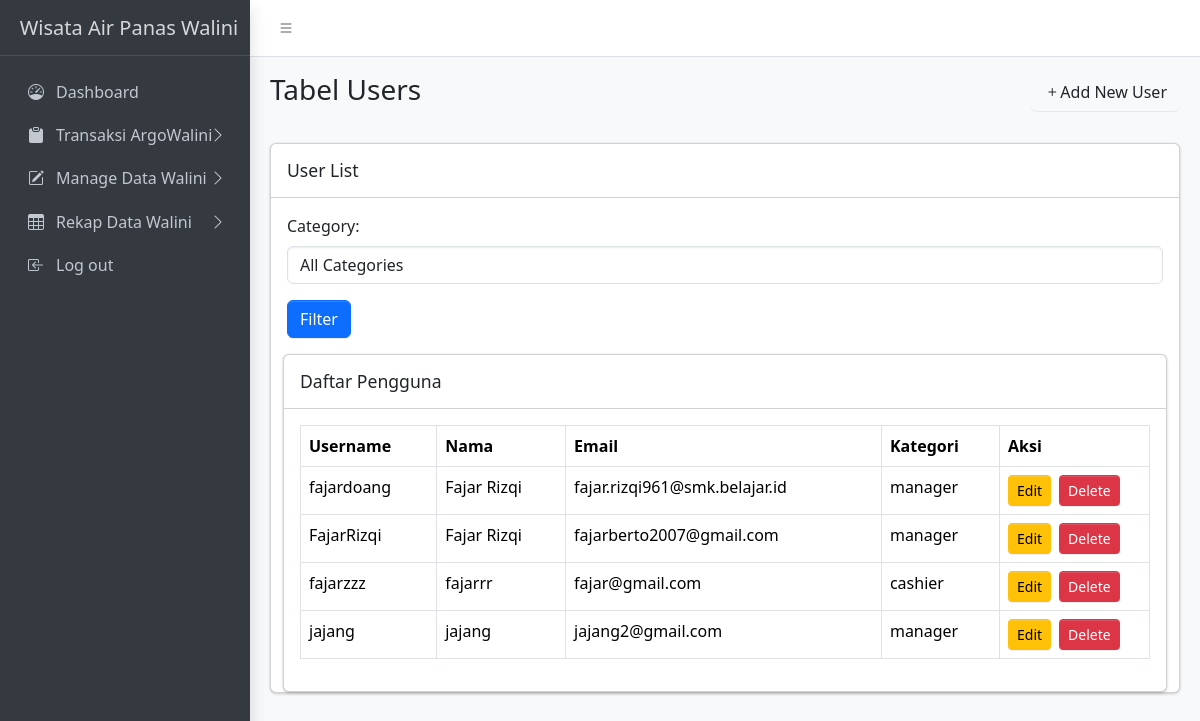
Screenshot of /admin/user.php with the database file from the repository.
### tables this page shows
CREATE TABLE `users` (
  `id` int(11) NOT NULL,
  `name` varchar(100) NOT NULL,
  `username` varchar(50) NOT NULL,
  `email` varchar(100) NOT NULL,
  `kategori_user` enum('cashier','manager','administrator','officer','monitoring') NOT NULL,
  `password` varchar(255) NOT NULL,
  `created_at` timestamp NOT NULL DEFAULT current_timestamp()
);

### admin/user.php (the view, shortened to what this page needs)
<?php
require '../includes/db_connect.php';
$kategori = isset($_GET['kategori']) ? $_GET['kategori'] : '';
if ($kategori && $kategori !== '') {
    $sql = "SELECT name, username, email, kategori_user FROM users WHERE kategori_user = ?";
    $stmt = $conn->prepare($sql);
    $stmt->bind_param("s", $kategori);
    $stmt->execute();
    $result = $stmt->get_result();
} else {
    $sql = "SELECT name, username, email, kategori_user FROM users";
    $result = $conn->query($sql);
}
?>
<!DOCTYPE html>
<html lang="en">
<head>
    <link rel="stylesheet" href="https://cdn.jsdelivr.net/npm/@fontsource/source-sans-3@5.0.12/index.css">
    <link rel="stylesheet" href="https://cdn.jsdelivr.net/npm/overlayscrollbars@2.3.0/styles/overlayscrollbars.min.css">
    <link rel="stylesheet" href="https://cdn.jsdelivr.net/npm/bootstrap-icons@1.11.0/font/bootstrap-icons.min.css">
    <link rel="stylesheet" href="../assets/css/adminlte.css">
    <link rel="stylesheet" href="https://cdn.jsdelivr.net/npm/apexcharts@3.37.1/dist/apexcharts.css">
    <link rel="stylesheet" href="https://cdn.jsdelivr.net/npm/jsvectormap@1.5.3/dist/css/jsvectormap.min.css">
</head>
<body class="layout-fixed sidebar-expand-lg bg-body-tertiary">
    <div class="app-wrapper">
        <nav class="app-header navbar navbar-expand bg-body">
            <div class="container-fluid">
                <ul class="navbar-nav">
                    <li class="nav-item"> <a class="nav-link" data-lte-toggle="sidebar" href="#" role="button"> <i class="bi bi-list"></i> </a> </li>
                </ul>
            </div>
        </nav>
        <aside class="app-sidebar bg-body-secondary shadow" data-bs-theme="dark">
            <div class="sidebar-brand"> <a href="./index.html" class="brand-link"> <span class="brand-text fw-light">Wisata Air Panas Walini</span> </a> </div>
            <div class="sidebar-wrapper">
                <nav class="mt-2">
                    <ul class="nav sidebar-menu flex-column" data-lte-toggle="treeview" role="menu" data-accordion="false">
                        <li class="nav-item">
                            <a href="./index.html" class="nav-link" role="menuitem">
                                <i class="nav-icon bi bi-speedometer"></i>
                                <p>Dashboard</p>
                            </a>
                        </li>
                        <li class="nav-item">
                            <a href="#" class="nav-link" role="menuitem">
                                <i class="nav-icon bi bi-clipboard-fill"></i>
                                <p>Transaksi ArgoWalini
                                    <i class="nav-arrow bi bi-chevron-right"></i>
                                </p>
                            </a>
                        </li>
                        <li class="nav-item">
                            <a href="#" class="nav-link" role="menuitem">
                                <i class="nav-icon bi bi-pencil-square"></i>
                                <p>Manage Data Walini
                                </p>
                            </a>
                        </li>
                        <li class="nav-item">
                            <a href="#" class="nav-link" role="menuitem">
                                <i class="nav-icon bi bi-table"></i>
                                <p>Rekap Data Walini
                                </p>
                            </a>
                        </li>
                        <li class="nav-item">
                            <a href="./docs/introduction.html" class="nav-link" role="menuitem">
                                <i class="nav-icon bi bi-box-arrow-in-left"></i>
                                <p>Log out</p>
                            </a>
                        </li>
                    </ul>
                </nav>
            </div>
        </aside>
        <main class="app-main">
            <div class="app-content-header">
                <div class="container-fluid">
                    <div class="row">
                        <div class="col-sm-6">
                            <h3 class="mb-0">Tabel Users</h3>
                        </div>
                        <div class="col-sm-6 text-end">
                            <button class="btn btn-custom mb-3" data-bs-toggle="modal" data-bs-target="#addUserModal"><i class="bi bi-plus"></i>Add New User</button>
                        </div>
                    </div>
                </div>
            </div>
            <div class="app-content">
                <div class="container-fluid">
                    <div class="row">
                        <div class="col-md-12">
                            <div class="card mb-4">
                                <div class="card-header">
                                    <h3 class="card-title">User List</h3>
                                </div>
                                <div class="card-body">
                                    <form class="row g-3">
                                        <div class="col-12">
                                            <label for="filterCategory" class="form-label">Category:</label>
                                            <select name="kategori" id="filterkategori" class="form-control">
                                                <option value="">All Categories</option>
                                            </select>
                                        </div>
                                        <div class="col-md-4 align-self-end">
                                        <button type="submit" class="btn btn-primary">Filter</button>
                                    </div>
                                    </form>
                                </div>
                                <div class="container-fluid">
                                    <div class="card">
                                        <div class="card-header">
                                            <h3 class="card-title">Daftar Pengguna</h3>
                                        </div>
                                        <div class="card-body">
                                            <div class="table-responsive">
                                                <table class="table table-bordered">
                                                    <thead>
                                                        <tr>
                                                            <th>Username</th>
                                                            <th>Nama</th>
                                                            <th>Email</th>
                                                            <th>Kategori</th>
                                                            <th style="width: 150px">Aksi</th>
                                                        </tr>
                                                    </thead>
                                                    <tbody>
                                                        <?php if (mysqli_num_rows($result) > 0): ?>
                                                            <?php while ($row = mysqli_fetch_assoc($result)): ?>
                                                                <tr>
                                                                    <td><?= htmlspecialchars($row['username']); ?></td>
                                                                    <td><?= htmlspecialchars($row['name']); ?></td>
                                                                    <td><?= isset($row['email']) ? htmlspecialchars($row['email']) : 'Tidak Ada Data'; ?></td>
                                                                    <td><?= isset($row['kategori_user']) ? htmlspecialchars($row['kategori_user']) : 'Tidak Ada Data'; ?></td>
                                                                    <td>
                                                                        <div class="d-flex gap-2">
                                                                            <a href="#"
                                                                                class="btn btn-warning btn-sm"
                                                                                data-bs-toggle="modal"
                                                                                data-bs-target="#editUserModal"
                                                                                onclick="populateEditForm(<?= htmlspecialchars(json_encode($row)); ?>)">
                                                                                Edit
                                                                                </a>
                                                                            <a href="delete-user.php?id=<?= isset($row['id']) ? $row['id'] : ''; ?>" class="btn btn-danger btn-sm" onclick="return confirm('Yakin ingin menghapus pengguna ini?')">Delete</a>
                                                                        </div>
                                                                    </td>
                                                                </tr>
                                                            <?php endwhile; ?>
                                                        <?php else: ?>
                                                            <tr>
                                                                <td colspan="5" class="text-center">Tidak ada data pengguna.</td>
                                                            </tr>
                                                        <?php endif; ?>
                                                    </tbody>
                                                </table>
                                            </div>
                                        </div>
                                    </div>
                                </div>
                            </div>
                        </div>
                    </div>
                </div>
            </div>
        </main>
    </div>
</body>
</html>

### rows the page displays
users: username "fajardoang", name "Fajar Rizqi", email "fajar.rizqi961@smk.belajar.id", kategori_user "manager"
users: username "FajarRizqi", name "Fajar Rizqi", email "fajarberto2007@gmail.com", kategori_user "manager"
users: username "fajarzzz", name "fajarrr", email "fajar@gmail.com", kategori_user "cashier"
users: username "jajang", name "jajang", email "jajang2@gmail.com", kategori_user "manager"
